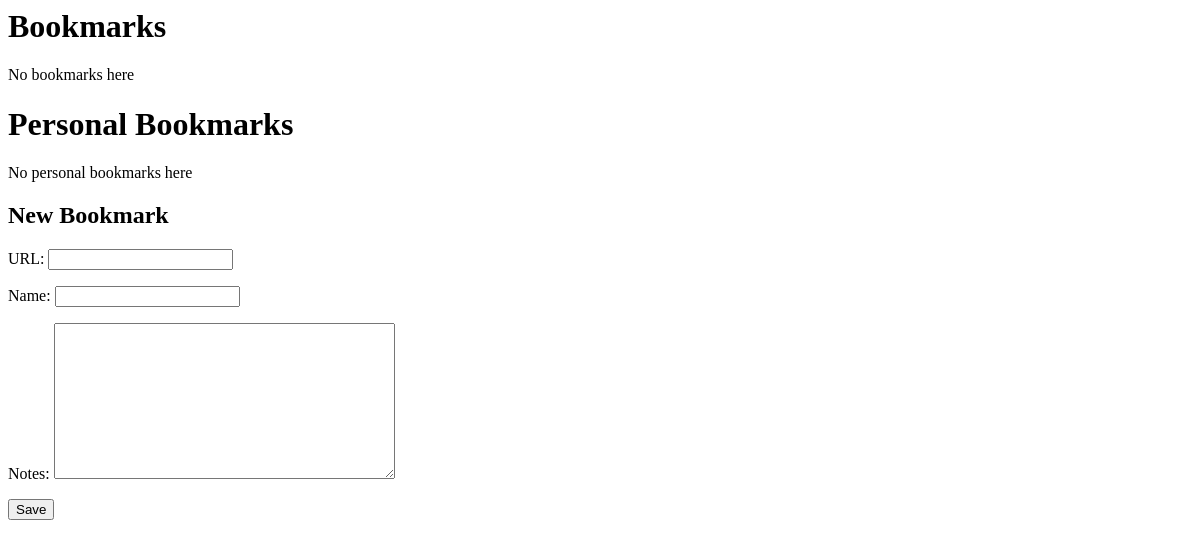
The page /bookmarks/ on the database as committed earlier.
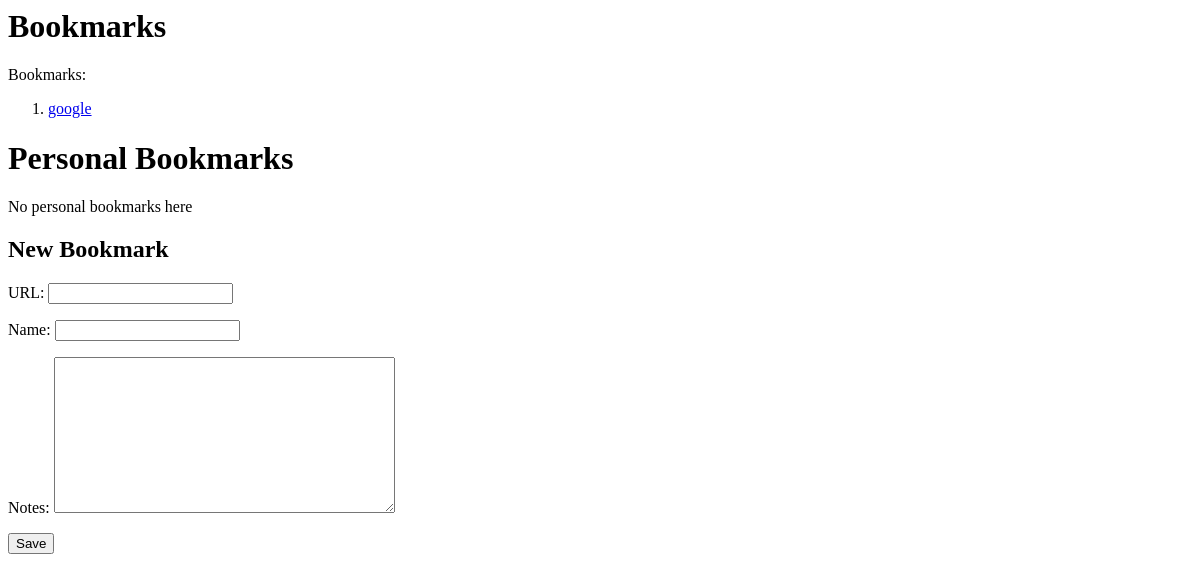
The same page on the database as committed later.
### bookmarks/models.py (models this page shows)
class Bookmark(models.Model):
    id = models.UUIDField(primary_key=True, default=uuid4, editable=False)
    url = models.URLField("URL", unique=True)
    name = models.CharField(max_length=200)
    notes = models.TextField(blank=True)
    created_at = models.DateTimeField(auto_now_add=True)
    last_modified = models.DateTimeField(auto_now=True)

### bookmarks/views.py (the view)
# urls.py: path('', views.index, name='index')
def index(request):
    context = {
        'bookmarks': Bookmark.objects.all(),
    }
    if request.user.is_anonymous:
        context['personal_bookmarks'] = PersonalBookmark.objects.none()
    else:
        context['personal_bookmarks'] = PersonalBookmark.objects.filter(user=request.user)
    context['form'] = BookmarkForm
    return render(request, 'bookmarks/index.html', context)

### bookmarks/templates/bookmarks/index.html (shortened to what this page needs)
<h1>Bookmarks</h1>
{% if bookmarks %}
Bookmarks:
<ol>
    {% for bookmark in bookmarks %}
        <li>
            <a href="{{ bookmark.url }}">{{ bookmark.name }}</a>
        </li>
    {% endfor %}
</ol>
{% else %}
No bookmarks here
{% endif %}
<h1>Personal Bookmarks</h1>
{% if personal_bookmarks %}
Personal Bookmarks:
<ol>
    {% for bookmark in personal_bookmarks %}
        <li>
            <a href="{{ bookmark.url }}">{{ bookmark.name }}</a>
        </li>
    {% endfor %}
</ol>
{% else %}
No personal bookmarks here
{% endif %}
<h2>New Bookmark</h2>
 <form method="POST" class="bookmark-form">
     {{form.as_p}}
     <button type="submit" class="save btn btn-default">Save</button>
 </form>

Rows that differ between the two databases and show on the page:
added Bookmark: name "google"
Other text that changed with them:
text no longer shown: "No bookmarks here"
text now shown: "Bookmarks:"
